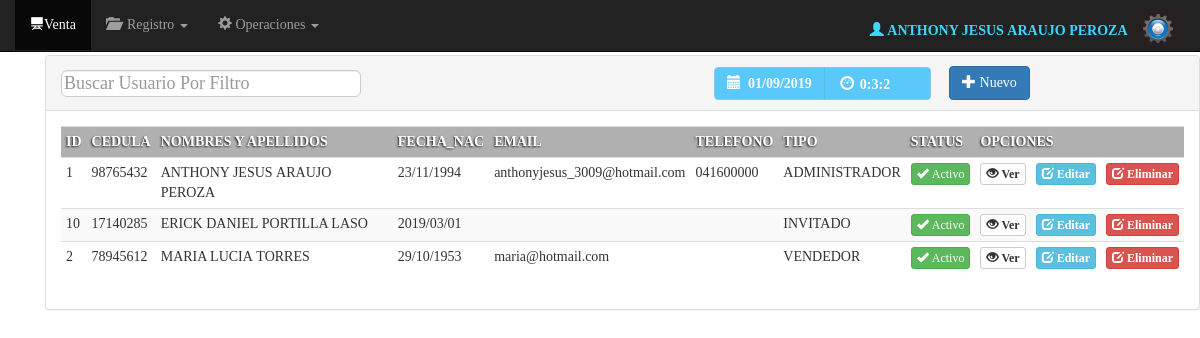
Screenshot of /vista/buscar_usuario.php (signed in) with the database file from the repository.
### tables this page shows
CREATE TABLE `usuarios` (
  `id_usuario` int(11) NOT NULL,
  `id_empleado` int(11) NOT NULL,
  `usuario` varchar(50) NOT NULL,
  `clave` varchar(50) NOT NULL,
  `nivel` tinyint(1) NOT NULL DEFAULT '1'
);

CREATE TABLE `empleados` (
  `id_empleado` int(11) NOT NULL,
  `cedula` varchar(8) NOT NULL,
  `nombres` varchar(100) NOT NULL,
  `apellidos` varchar(100) NOT NULL,
  `fecha_nac` varchar(10) NOT NULL,
  `fecha_registro` varchar(10) NOT NULL,
  `cargo` varchar(50) NOT NULL,
  `edo_civil` varchar(30) NOT NULL,
  `grado_formacion` varchar(100) NOT NULL,
  `ocupacion` varchar(100) NOT NULL,
  `genero` char(1) NOT NULL,
  `status` varchar(10) NOT NULL DEFAULT 'activo',
  `nacionalidad` varchar(100) NOT NULL
);

CREATE TABLE `email_empleado` (
  `id_email_empleado` int(11) NOT NULL,
  `id_empleado` int(11) NOT NULL,
  `email_empleado` varchar(150) NOT NULL,
  `status` tinyint(4) NOT NULL DEFAULT '1'
);

CREATE TABLE `tlf_empleado` (
  `id_tlf_empleado` int(11) NOT NULL,
  `id_empleado` int(11) NOT NULL,
  `telefono_empleado` varchar(15) NOT NULL,
  `status` int(11) NOT NULL DEFAULT '1'
);

### vista/buscar_usuario.php (the view, shortened to what this page needs)
<?php require_once'../seguridad/seguridad.php';
$modelo=new ModCon();
$conexion=$modelo->conectar();
 ?>
<!DOCTYPE html>
<html lang="en">
  <head>
    <link href="../Bootstrap/css/bootstrap.css" rel="stylesheet">
     <link href="../css/MyStyle.css" rel="stylesheet">
      <link rel="stylesheet" type="text/css" href="../css/calendario.css">
  </head>
 <body onload="mueveReloj()">
      <nav class="navbar navbar-inverse navbar-fixed-top" id="contenedornavbar">
      <div class="container-fluid">
        <div id="navbar" class="navbar-collapse collapse">
          <ul class="nav navbar-nav">
<?php include_once "menu.php"; ?>
          </ul>
<div class="btn-group navbar-form navbar-right" >
<?php
$log=$_SESSION['id'];
$user=$conexion->query("SELECT t1.id_usuario,t2.id_empleado, t2.nombres,t2.apellidos as apellidos
FROM usuarios t1
RIGHT Join empleados t2  ON t1.id_empleado=t2.id_empleado
WHERE t1.id_empleado='$log'");
$usr=$user->fetch_array();
 ?>
<label  id="log" class="navbar-left"><b><?php echo "<span class='glyphicon glyphicon-user' aria-hidden='true'></span>&nbsp;". $usr['nombres']."&nbsp;".$usr['apellidos']."&nbsp;";?></b></label>
  <button id="btnConfi" type="button" class="btn btn-default dropdown-toggle" data-toggle="dropdown" aria-expanded="false">
   <img src="../img/confi2.png" width="30" alt="">
  </button>
</div>
        </div>
      </div>
    </nav>
 <div id="panel" class="panel panel-default">
  <div class="panel-heading">
<table border="0" width="100%" align="center">
  <tr>
   <td> <div class="form-group-lg ">
   <input type="text"class= "form-control" placeholder="Buscar Usuario Por Filtro" id="filtrar"/>
   </div> </td>
 <td width="235"> <div class="btn-group" role="group" aria-label="...">
  <button type="button" id="btnAzulCielo" disabled class="btn btn-info"><b><span class="glyphicon glyphicon-calendar" aria-hidden="true"></span>&nbsp;
  <?php $fecha=date("d/m/Y");
echo $fecha;
  ?></b></button>
  <button type="button" id="btnAzulCielo"disabled class="btn btn-info">
  <form name="form_reloj">
  &nbsp;<span class="glyphicon glyphicon-dashboard"></span>
<input type="text"disabled class="tamano"  id="reloj"name="reloj" size="10">
</form></button>
</div>
</td><th width="85">
  <a href="registro_empleado.php" class="btn btn-primary dropdown-toggle">
      <span class="glyphicon glyphicon-plus"></span>&nbsp;Nuevo
  </a>
        </th>
     <td width="150"> </td>
  </tr>
</table>
  </div>
  <div class="panel-body">
  <div class="container-fuid">
  <div class="row">
<div class="col-xs-12 ">
<center>
 <div  id="llenar_usuarios">
      <table  class="table table-striped table-condensed table-hover">
    <tr>
     <th class="headerT">ID</th>
    <th class="headerT">CEDULA</th>
    <th class="headerT">NOMBRES Y APELLIDOS</th>
   <th class="headerT">FECHA_NAC</th>
      <th class="headerT">EMAIL</th>
      <th class="headerT">TELEFONO</th>
    <th class="headerT">TIPO</th>
    <th class="headerT">STATUS</th>
     <th class="headerT" colspan="3">OPCIONES</th>
    </tr>
    <?php
$sql=$conexion->query("SELECT t1.id_empleado,t1.cedula,t1.nombres,t1.apellidos,t1.fecha_nac,t2.email_empleado,t3.telefono_empleado,t1.cargo,t1.status
FROM empleados t1
LEFT JOIN email_empleado t2 ON t2.id_empleado=t1.id_empleado
LEFT JOIN tlf_empleado t3 ON t3.id_empleado=t1.id_empleado
where t1.status<>'eliminado'
 ORDER BY t1.nombres asc");
while ($fila=$sql->fetch_array()) {
 ?>
 <tr>
     <td><?php echo $fila[0] ?></td>
    <td><?php echo $fila[1] ?></td>
    <td><?php echo $fila[2]."&nbsp;".$fila[3] ?></td>
    <td><?php echo $fila[4] ?></td>
     <td><?php echo $fila[5] ?></td>
      <td><?php echo $fila[6] ?></td>
      <td><?php echo $fila[7] ?></td>
 <td><?php $status=$fila[8];
if ($status=="activo") {
 echo '  <button type="button" class="btn btn-success btn-xs"> <span class="glyphicon glyphicon-ok"></span>&nbsp;Activo</button>' ;
}else{ echo  '<button type="button" class="btn btn-danger btn-xs"> <span class="glyphicon glyphicon-remove"></span>&nbsp;Desactivado</button>';
} ?></td>
 <td id="table_operaciones"><?php echo '  <a href="ver_empleado.php?id='.$fila[0].'" id="bold" class="btn btn-default btn-xs"> <span class="glyphicon glyphicon-eye-open"></span>&nbsp;Ver</a>';?></td>
  <td id="table_operaciones"><?php echo '  <a href="modificar_empleado.php?id='.$fila[0].'" id="bold" class="btn btn-info btn-xs"> <span class="glyphicon glyphicon-edit"></span>&nbsp;Editar</a>';?></td>
 <td id="table_operaciones"><?php echo ' <a href="buscar_usuario.php?id='.$fila[0].'&status=eliminado&Eliminar_emp" id="bold" class="btn btn-danger btn-xs"> <span class="glyphicon glyphicon-edit"></span>&nbsp;Eliminar</a>';?></td>
</tr>
  <?php
}
     ?>
  </table>
</div>
</center>
  </div>
</div>
</div>
  </div>
</div>
</body>
</html>

### css/MyStyle.css (style rules this page uses)
body { font-family: "Ubuntu"; }
#log { color: #3DD6FF; line-height: 45px; font-family: "Ubuntu"; font-weight: bold; }
#bold { font-weight: bold; }
#btnAzulCielo { background: #08B1FF; text-align: left; font-weight: bold; height: 33px; }
.tamano { width: 60px; }
.headerT { background: #b0b0b0; color: #FFF; text-shadow: -1px 1px 2px rgba(0,0,0,0.8); }
#filtrar { padding: 2px; width: 300px; height: 27px; }
#reloj { border: 0px; height: 22px; background: transparent; }
#table_operaciones { width: 10px; text-align: center; }

### rows the page displays
usuarios: id_empleado.nombres "ANTHONY JESUS", id_empleado.apellidos "ARAUJO PEROZA"
empleados: id_empleado "1", cedula "98765432", nombres "ANTHONY JESUS", apellidos "ARAUJO PEROZA", fecha_nac "23/11/1994", email_empleado.email_empleado "anthonyjesus_3009@hotmail.com", tlf_empleado.telefono_empleado "041600000", cargo "ADMINISTRADOR", status "activo" (drawn)
empleados: id_empleado "10", cedula "17140285", nombres "ERICK DANIEL", apellidos "PORTILLA LASO", fecha_nac "2019/03/01", cargo "INVITADO", status "activo" (drawn)
email_empleado: id_empleado.id_empleado "2", id_empleado.cedula "78945612", id_empleado.nombres "MARIA LUCIA", id_empleado.apellidos "TORRES", id_empleado.fecha_nac "29/10/1953", email_empleado "maria@hotmail.com", id_empleado.cargo "VENDEDOR"
